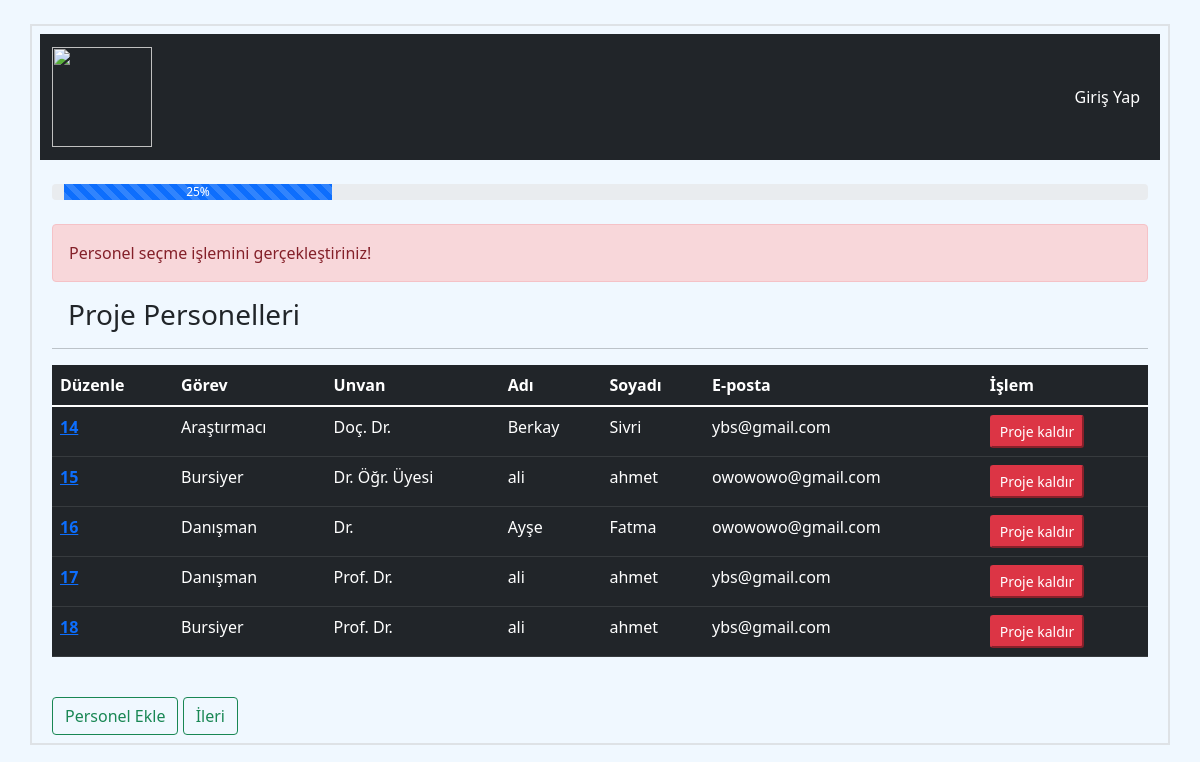
/ikinci-adim/proje-personel/, run on the app's committed database.
### BapProje/models.py (models this page shows, shortened)
class ProjePersoneli(models.Model):
    gorev = models.CharField(max_length=255, choices=Personel_gorev_Choices)
    unvan = models.CharField(max_length=255, choices=Unvan_Choices)
    basvuran = models.ForeignKey(User, on_delete=models.CASCADE)
    adi = models.CharField(max_length=50)
    soyadi = models.CharField(max_length=55)
    tc_no = models.CharField(max_length=11)
    universite = models.CharField(max_length=255)
    fakulte = models.CharField(max_length=255)
    bolum = models.CharField(max_length=255)
    e_posta = models.EmailField()
    cv = models.FileField(blank=True, upload_to="docs/")

### BapProje/views.py (the view)
# urls.py: path('ikinci-adim/proje-personel/', views.Proje_personeli ,name = 'proje-personel'),
def Proje_personeli(request):
    personel_sayfasi = ProjePersoneli.objects.all().values()
    template = loader.get_template('proje_personel.html')
    context = {
        'personel_sayfasi': personel_sayfasi,
    }
    return HttpResponse(template.render(context,request))

### BapProje/templates/proje_personel.html
{%extends 'base.html'%}
{% block content%}
<div class="container">
    <div class="row">
        <div class="progress">
            <div class="progress-bar progress-bar-striped progress-bar-animated" role="progressbar" aria-valuenow="100" aria-valuemin="0" aria-valuemax="100" style="width: 25%">25%</div>
          </div>
    </div>
</div>
<div class="alert alert-danger mt-4" role="alert">
    Personel seçme işlemini gerçekleştiriniz!
  </div>
<h3 class="m-3">Proje Personelleri</h3>
<hr>
    <table class="table table-dark table-hover">
                <thead>
                <tr>
                    <th scope="col">Düzenle</th>
                    <th scope="col">Görev</th>
                    <th scope="col">Unvan</th>
                    <th scope="col">Adı</th>
                    <th scope="col">Soyadı</th>
                    <th scope="col">E-posta</th>
                    <th scope="col">İşlem</th>
                </tr>
                </thead>
                <tbody>
                    {% for x in personel_sayfasi%}
                        <tr>
                            <th scope="row"><a href="duzenle/{{x.id}}">{{x.id}}</a></th>
                            <td>{{x.gorev}}</td>
                            <td>{{x.unvan}}</td>
                            <td>{{x.adi}}</td>
                            <td>{{x.soyadi}}</td>
                            <td>{{x.e_posta}}</td>
                            <td><a href="sil/{{ x.id }}"><button class="btn-sm btn-danger">Proje kaldır</button></a></td>
                        </tr>
                    {%empty%}
                        <div class="alert alert-danger" role="alert">
                            Kayıtlı personel yok !
                        </div>
                    {% endfor %}
                </tbody>
        </table>
<a href="{% url 'ikinci-adim'%}"><button class="btn btn-outline-success mt-4">Personel Ekle</button></a>
<a href="{% url 'ucuncu-adim'%}"><button class="btn btn-outline-success mt-4">İleri</button></a>
{% endblock %}

### data on the page
ProjePersoneli: id "14", gorev "Araştırmacı", unvan "Doç. Dr.", adi "Berkay", soyadi "Sivri", e_posta "ybs@gmail.com"
ProjePersoneli: id "15", gorev "Bursiyer", unvan "Dr. Öğr. Üyesi", adi "ali", soyadi "ahmet", e_posta "owowowo@gmail.com"
ProjePersoneli: id "16", gorev "Danışman", unvan "Dr.", adi "Ayşe", soyadi "Fatma", e_posta "owowowo@gmail.com"
ProjePersoneli: id "17", gorev "Danışman", unvan "Prof. Dr.", adi "ali", soyadi "ahmet", e_posta "ybs@gmail.com"
ProjePersoneli: id "18", gorev "Bursiyer", unvan "Prof. Dr.", adi "ali", soyadi "ahmet", e_posta "ybs@gmail.com"
